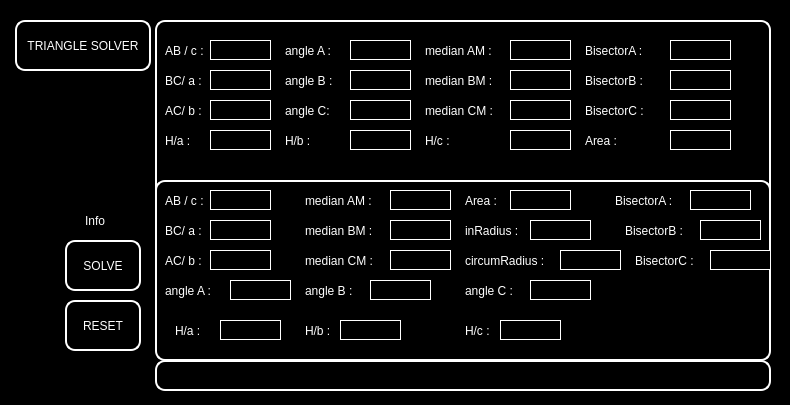
<?xml version="1.0" encoding="UTF-8"?>
<ui version="4.0">
 <class>MathHelper</class>
 <widget class="QMainWindow" name="MathHelper">
  <property name="geometry">
   <rect>
    <x>0</x>
    <y>0</y>
    <width>790</width>
    <height>405</height>
   </rect>
  </property>
  <property name="font">
   <font>
    <italic>false</italic>
    <bold>false</bold>
   </font>
  </property>
  <property name="windowTitle">
   <string>MainWindow</string>
  </property>
  <property name="styleSheet">
   <string notr="true">background-color:#000000;
color: rgb(255, 255, 255);</string>
  </property>
  <widget class="QWidget" name="centralwidget">
   <widget class="QPushButton" name="pushButton">
    <property name="geometry">
     <rect>
      <x>10</x>
      <y>20</y>
      <width>141</width>
      <height>51</height>
     </rect>
    </property>
    <property name="styleSheet">
     <string notr="true">margin-left:5px;border:2px solid rgb(255, 255, 255);border-radius:10px;
font: 8pt &quot;Terminal&quot;;color:rgb(255, 255, 255)</string>
    </property>
    <property name="text">
     <string>TRIANGLE SOLVER</string>
    </property>
   </widget>
   <widget class="QTableWidget" name="tableWidget">
    <property name="geometry">
     <rect>
      <x>150</x>
      <y>20</y>
      <width>621</width>
      <height>311</height>
     </rect>
    </property>
    <property name="styleSheet">
     <string notr="true">margin-left:5px;border:2px solid rgb(255, 255, 255);border-radius:10px;</string>
    </property>
   </widget>
   <widget class="QLabel" name="label">
    <property name="geometry">
     <rect>
      <x>160</x>
      <y>40</y>
      <width>51</width>
      <height>21</height>
     </rect>
    </property>
    <property name="styleSheet">
     <string notr="true">font: 9pt &quot;MS Reference Sans Serif&quot;;color:rgb(255, 255, 255);border:2px solid rgb(0, 0, 0)</string>
    </property>
    <property name="text">
     <string>AB / c :</string>
    </property>
   </widget>
   <widget class="QLabel" name="label_2">
    <property name="geometry">
     <rect>
      <x>160</x>
      <y>70</y>
      <width>51</width>
      <height>21</height>
     </rect>
    </property>
    <property name="styleSheet">
     <string notr="true">font: 9pt &quot;MS Reference Sans Serif&quot;;color:rgb(255, 255, 255);border:2px solid rgb(0, 0, 0)</string>
    </property>
    <property name="text">
     <string>BC/ a :</string>
    </property>
   </widget>
   <widget class="QLabel" name="label_3">
    <property name="geometry">
     <rect>
      <x>160</x>
      <y>100</y>
      <width>51</width>
      <height>21</height>
     </rect>
    </property>
    <property name="styleSheet">
     <string notr="true">font: 9pt &quot;MS Reference Sans Serif&quot;;color:rgb(255, 255, 255);border:2px solid rgb(0, 0, 0)</string>
    </property>
    <property name="text">
     <string>AC/ b :</string>
    </property>
   </widget>
   <widget class="QLabel" name="label_4">
    <property name="geometry">
     <rect>
      <x>420</x>
      <y>40</y>
      <width>91</width>
      <height>21</height>
     </rect>
    </property>
    <property name="styleSheet">
     <string notr="true">font: 9pt &quot;MS Reference Sans Serif&quot;;color:rgb(255, 255, 255);border:2px solid rgb(0, 0, 0)</string>
    </property>
    <property name="text">
     <string>median AM :</string>
    </property>
   </widget>
   <widget class="QLabel" name="label_5">
    <property name="geometry">
     <rect>
      <x>420</x>
      <y>70</y>
      <width>91</width>
      <height>21</height>
     </rect>
    </property>
    <property name="styleSheet">
     <string notr="true">font: 9pt &quot;MS Reference Sans Serif&quot;;color:rgb(255, 255, 255);border:2px solid rgb(0, 0, 0)</string>
    </property>
    <property name="text">
     <string>median BM :</string>
    </property>
   </widget>
   <widget class="QLabel" name="label_6">
    <property name="geometry">
     <rect>
      <x>420</x>
      <y>100</y>
      <width>91</width>
      <height>21</height>
     </rect>
    </property>
    <property name="styleSheet">
     <string notr="true">font: 9pt &quot;MS Reference Sans Serif&quot;;color:rgb(255, 255, 255);border:2px solid rgb(0, 0, 0)</string>
    </property>
    <property name="text">
     <string>median CM :</string>
    </property>
   </widget>
   <widget class="QLabel" name="label_7">
    <property name="geometry">
     <rect>
      <x>580</x>
      <y>130</y>
      <width>51</width>
      <height>21</height>
     </rect>
    </property>
    <property name="styleSheet">
     <string notr="true">font: 9pt &quot;MS Reference Sans Serif&quot;;color:rgb(255, 255, 255);border:2px solid rgb(0, 0, 0)</string>
    </property>
    <property name="text">
     <string>Area :</string>
    </property>
   </widget>
   <widget class="QLineEdit" name="lineEdit_CM">
    <property name="geometry">
     <rect>
      <x>510</x>
      <y>100</y>
      <width>61</width>
      <height>20</height>
     </rect>
    </property>
    <property name="styleSheet">
     <string notr="true">border:1px solid rgb(255, 255, 255)</string>
    </property>
   </widget>
   <widget class="QLineEdit" name="lineEdit_BM">
    <property name="geometry">
     <rect>
      <x>510</x>
      <y>70</y>
      <width>61</width>
      <height>20</height>
     </rect>
    </property>
    <property name="styleSheet">
     <string notr="true">border:1px solid rgb(255, 255, 255)</string>
    </property>
   </widget>
   <widget class="QLineEdit" name="lineEdit_BC">
    <property name="geometry">
     <rect>
      <x>210</x>
      <y>70</y>
      <width>61</width>
      <height>20</height>
     </rect>
    </property>
    <property name="styleSheet">
     <string notr="true">border:1px solid rgb(255, 255, 255)</string>
    </property>
   </widget>
   <widget class="QLineEdit" name="lineEdit_AM">
    <property name="geometry">
     <rect>
      <x>510</x>
      <y>40</y>
      <width>61</width>
      <height>20</height>
     </rect>
    </property>
    <property name="styleSheet">
     <string notr="true">border:1px solid rgb(255, 255, 255)</string>
    </property>
   </widget>
   <widget class="QLineEdit" name="lineEdit_AC">
    <property name="geometry">
     <rect>
      <x>210</x>
      <y>100</y>
      <width>61</width>
      <height>20</height>
     </rect>
    </property>
    <property name="styleSheet">
     <string notr="true">border:1px solid rgb(255, 255, 255)</string>
    </property>
   </widget>
   <widget class="QLineEdit" name="lineEdit_AB">
    <property name="geometry">
     <rect>
      <x>210</x>
      <y>40</y>
      <width>61</width>
      <height>20</height>
     </rect>
    </property>
    <property name="styleSheet">
     <string notr="true">border:1px solid rgb(255, 255, 255)</string>
    </property>
   </widget>
   <widget class="QLineEdit" name="lineEdit_Area">
    <property name="geometry">
     <rect>
      <x>670</x>
      <y>130</y>
      <width>61</width>
      <height>20</height>
     </rect>
    </property>
    <property name="styleSheet">
     <string notr="true">border:1px solid rgb(255, 255, 255)</string>
    </property>
   </widget>
   <widget class="QTableView" name="tableView">
    <property name="geometry">
     <rect>
      <x>150</x>
      <y>180</y>
      <width>621</width>
      <height>181</height>
     </rect>
    </property>
    <property name="styleSheet">
     <string notr="true">margin-left:5px;border:2px solid rgb(255, 255, 255);border-radius:10px;</string>
    </property>
   </widget>
   <widget class="QLabel" name="label_8">
    <property name="geometry">
     <rect>
      <x>160</x>
      <y>190</y>
      <width>51</width>
      <height>21</height>
     </rect>
    </property>
    <property name="styleSheet">
     <string notr="true">font: 9pt &quot;MS Reference Sans Serif&quot;;color:rgb(255, 255, 255);border:2px solid rgb(0, 0, 0)</string>
    </property>
    <property name="text">
     <string>AB / c :</string>
    </property>
   </widget>
   <widget class="QLabel" name="label_9">
    <property name="geometry">
     <rect>
      <x>160</x>
      <y>220</y>
      <width>51</width>
      <height>21</height>
     </rect>
    </property>
    <property name="styleSheet">
     <string notr="true">font: 9pt &quot;MS Reference Sans Serif&quot;;color:rgb(255, 255, 255);border:2px solid rgb(0, 0, 0)</string>
    </property>
    <property name="text">
     <string>BC/ a :</string>
    </property>
   </widget>
   <widget class="QLabel" name="label_10">
    <property name="geometry">
     <rect>
      <x>160</x>
      <y>250</y>
      <width>51</width>
      <height>21</height>
     </rect>
    </property>
    <property name="styleSheet">
     <string notr="true">font: 9pt &quot;MS Reference Sans Serif&quot;;color:rgb(255, 255, 255);border:2px solid rgb(0, 0, 0)</string>
    </property>
    <property name="text">
     <string>AC/ b :</string>
    </property>
   </widget>
   <widget class="QLabel" name="label_11">
    <property name="geometry">
     <rect>
      <x>300</x>
      <y>190</y>
      <width>91</width>
      <height>21</height>
     </rect>
    </property>
    <property name="styleSheet">
     <string notr="true">font: 9pt &quot;MS Reference Sans Serif&quot;;color:rgb(255, 255, 255);border:2px solid rgb(0, 0, 0)</string>
    </property>
    <property name="text">
     <string>median AM :</string>
    </property>
   </widget>
   <widget class="QLabel" name="label_12">
    <property name="geometry">
     <rect>
      <x>300</x>
      <y>220</y>
      <width>91</width>
      <height>21</height>
     </rect>
    </property>
    <property name="styleSheet">
     <string notr="true">font: 9pt &quot;MS Reference Sans Serif&quot;;color:rgb(255, 255, 255);border:2px solid rgb(0, 0, 0)</string>
    </property>
    <property name="text">
     <string>median BM :</string>
    </property>
   </widget>
   <widget class="QLabel" name="label_13">
    <property name="geometry">
     <rect>
      <x>300</x>
      <y>250</y>
      <width>91</width>
      <height>21</height>
     </rect>
    </property>
    <property name="styleSheet">
     <string notr="true">font: 9pt &quot;MS Reference Sans Serif&quot;;color:rgb(255, 255, 255);border:2px solid rgb(0, 0, 0)</string>
    </property>
    <property name="text">
     <string>median CM :</string>
    </property>
   </widget>
   <widget class="QLabel" name="label_14">
    <property name="geometry">
     <rect>
      <x>460</x>
      <y>190</y>
      <width>51</width>
      <height>21</height>
     </rect>
    </property>
    <property name="styleSheet">
     <string notr="true">font: 9pt &quot;MS Reference Sans Serif&quot;;color:rgb(255, 255, 255);border:2px solid rgb(0, 0, 0)</string>
    </property>
    <property name="text">
     <string>Area :</string>
    </property>
   </widget>
   <widget class="QLabel" name="label_15">
    <property name="geometry">
     <rect>
      <x>460</x>
      <y>220</y>
      <width>71</width>
      <height>21</height>
     </rect>
    </property>
    <property name="styleSheet">
     <string notr="true">font: 9pt &quot;MS Reference Sans Serif&quot;;color:rgb(255, 255, 255);border:2px solid rgb(0, 0, 0)</string>
    </property>
    <property name="text">
     <string>inRadius :</string>
    </property>
   </widget>
   <widget class="QLabel" name="label_16">
    <property name="geometry">
     <rect>
      <x>460</x>
      <y>250</y>
      <width>101</width>
      <height>21</height>
     </rect>
    </property>
    <property name="styleSheet">
     <string notr="true">font: 9pt &quot;MS Reference Sans Serif&quot;;color:rgb(255, 255, 255);border:2px solid rgb(0, 0, 0)</string>
    </property>
    <property name="text">
     <string>circumRadius :</string>
    </property>
   </widget>
   <widget class="QPushButton" name="btnSolve">
    <property name="enabled">
     <bool>true</bool>
    </property>
    <property name="geometry">
     <rect>
      <x>60</x>
      <y>240</y>
      <width>81</width>
      <height>51</height>
     </rect>
    </property>
    <property name="styleSheet">
     <string notr="true">font: 10pt &quot;Yu Gothic UI Semibold&quot;;color:rgb(255, 255, 255);margin-left:5px;border:2px solid rgb(255, 255, 255);border-radius:10px;</string>
    </property>
    <property name="text">
     <string>SOLVE</string>
    </property>
   </widget>
   <widget class="QLabel" name="label_18">
    <property name="geometry">
     <rect>
      <x>160</x>
      <y>280</y>
      <width>61</width>
      <height>21</height>
     </rect>
    </property>
    <property name="styleSheet">
     <string notr="true">font: 9pt &quot;MS Reference Sans Serif&quot;;color:rgb(255, 255, 255);border:2px solid rgb(0, 0, 0)</string>
    </property>
    <property name="text">
     <string>angle A :</string>
    </property>
   </widget>
   <widget class="QLabel" name="label_19">
    <property name="geometry">
     <rect>
      <x>300</x>
      <y>280</y>
      <width>71</width>
      <height>21</height>
     </rect>
    </property>
    <property name="styleSheet">
     <string notr="true">font: 9pt &quot;MS Reference Sans Serif&quot;;color:rgb(255, 255, 255);border:2px solid rgb(0, 0, 0)</string>
    </property>
    <property name="text">
     <string>angle B : </string>
    </property>
   </widget>
   <widget class="QLabel" name="label_20">
    <property name="geometry">
     <rect>
      <x>460</x>
      <y>280</y>
      <width>71</width>
      <height>21</height>
     </rect>
    </property>
    <property name="styleSheet">
     <string notr="true">font: 9pt &quot;MS Reference Sans Serif&quot;;color:rgb(255, 255, 255);border:2px solid rgb(0, 0, 0)</string>
    </property>
    <property name="text">
     <string>angle C : </string>
    </property>
   </widget>
   <widget class="QLabel" name="label_17">
    <property name="geometry">
     <rect>
      <x>280</x>
      <y>40</y>
      <width>61</width>
      <height>21</height>
     </rect>
    </property>
    <property name="styleSheet">
     <string notr="true">font: 9pt &quot;MS Reference Sans Serif&quot;;color:rgb(255, 255, 255);border:2px solid rgb(0, 0, 0)</string>
    </property>
    <property name="text">
     <string>angle A :</string>
    </property>
   </widget>
   <widget class="QLabel" name="label_21">
    <property name="geometry">
     <rect>
      <x>280</x>
      <y>70</y>
      <width>61</width>
      <height>21</height>
     </rect>
    </property>
    <property name="styleSheet">
     <string notr="true">font: 9pt &quot;MS Reference Sans Serif&quot;;color:rgb(255, 255, 255);border:2px solid rgb(0, 0, 0)</string>
    </property>
    <property name="text">
     <string>angle B :</string>
    </property>
   </widget>
   <widget class="QLabel" name="label_22">
    <property name="geometry">
     <rect>
      <x>280</x>
      <y>100</y>
      <width>61</width>
      <height>21</height>
     </rect>
    </property>
    <property name="styleSheet">
     <string notr="true">font: 9pt &quot;MS Reference Sans Serif&quot;;color:rgb(255, 255, 255);border:2px solid rgb(0, 0, 0)</string>
    </property>
    <property name="text">
     <string>angle C:</string>
    </property>
   </widget>
   <widget class="QLineEdit" name="lineEdit_angleB">
    <property name="geometry">
     <rect>
      <x>350</x>
      <y>70</y>
      <width>61</width>
      <height>20</height>
     </rect>
    </property>
    <property name="styleSheet">
     <string notr="true">border:1px solid rgb(255, 255, 255)</string>
    </property>
   </widget>
   <widget class="QLineEdit" name="lineEdit_angleC">
    <property name="geometry">
     <rect>
      <x>350</x>
      <y>100</y>
      <width>61</width>
      <height>20</height>
     </rect>
    </property>
    <property name="styleSheet">
     <string notr="true">border:1px solid rgb(255, 255, 255)</string>
    </property>
   </widget>
   <widget class="QLineEdit" name="lineEdit_angleA">
    <property name="geometry">
     <rect>
      <x>350</x>
      <y>40</y>
      <width>61</width>
      <height>20</height>
     </rect>
    </property>
    <property name="styleSheet">
     <string notr="true">border:1px solid rgb(255, 255, 255)</string>
    </property>
   </widget>
   <widget class="QLineEdit" name="lineEdit_Error">
    <property name="geometry">
     <rect>
      <x>150</x>
      <y>360</y>
      <width>621</width>
      <height>31</height>
     </rect>
    </property>
    <property name="styleSheet">
     <string notr="true">margin-left:5px;border:2px solid rgb(255, 255, 255);border-radius:10px;</string>
    </property>
   </widget>
   <widget class="QLineEdit" name="lineEdit_AB_result">
    <property name="geometry">
     <rect>
      <x>210</x>
      <y>190</y>
      <width>61</width>
      <height>20</height>
     </rect>
    </property>
    <property name="styleSheet">
     <string notr="true">border:1px solid rgb(255, 255, 255)</string>
    </property>
    <property name="readOnly">
     <bool>true</bool>
    </property>
   </widget>
   <widget class="QLineEdit" name="lineEdit_BC_result">
    <property name="geometry">
     <rect>
      <x>210</x>
      <y>220</y>
      <width>61</width>
      <height>20</height>
     </rect>
    </property>
    <property name="styleSheet">
     <string notr="true">border:1px solid rgb(255, 255, 255)</string>
    </property>
    <property name="readOnly">
     <bool>true</bool>
    </property>
   </widget>
   <widget class="QLineEdit" name="lineEdit_AC_result">
    <property name="geometry">
     <rect>
      <x>210</x>
      <y>250</y>
      <width>61</width>
      <height>20</height>
     </rect>
    </property>
    <property name="styleSheet">
     <string notr="true">border:1px solid rgb(255, 255, 255)</string>
    </property>
    <property name="readOnly">
     <bool>true</bool>
    </property>
   </widget>
   <widget class="QLineEdit" name="lineEdit_angleA_result">
    <property name="geometry">
     <rect>
      <x>230</x>
      <y>280</y>
      <width>61</width>
      <height>20</height>
     </rect>
    </property>
    <property name="styleSheet">
     <string notr="true">border:1px solid rgb(255, 255, 255)</string>
    </property>
    <property name="readOnly">
     <bool>true</bool>
    </property>
   </widget>
   <widget class="QLineEdit" name="lineEdit_AM_result">
    <property name="geometry">
     <rect>
      <x>390</x>
      <y>190</y>
      <width>61</width>
      <height>20</height>
     </rect>
    </property>
    <property name="styleSheet">
     <string notr="true">border:1px solid rgb(255, 255, 255)</string>
    </property>
    <property name="readOnly">
     <bool>true</bool>
    </property>
   </widget>
   <widget class="QLineEdit" name="lineEdit_BM_result">
    <property name="geometry">
     <rect>
      <x>390</x>
      <y>220</y>
      <width>61</width>
      <height>20</height>
     </rect>
    </property>
    <property name="styleSheet">
     <string notr="true">border:1px solid rgb(255, 255, 255)</string>
    </property>
    <property name="readOnly">
     <bool>true</bool>
    </property>
   </widget>
   <widget class="QLineEdit" name="lineEdit_CM_result">
    <property name="geometry">
     <rect>
      <x>390</x>
      <y>250</y>
      <width>61</width>
      <height>20</height>
     </rect>
    </property>
    <property name="styleSheet">
     <string notr="true">border:1px solid rgb(255, 255, 255)</string>
    </property>
    <property name="readOnly">
     <bool>true</bool>
    </property>
   </widget>
   <widget class="QLineEdit" name="lineEdit_angleB_result">
    <property name="geometry">
     <rect>
      <x>370</x>
      <y>280</y>
      <width>61</width>
      <height>20</height>
     </rect>
    </property>
    <property name="styleSheet">
     <string notr="true">border:1px solid rgb(255, 255, 255)</string>
    </property>
    <property name="readOnly">
     <bool>true</bool>
    </property>
   </widget>
   <widget class="QLineEdit" name="lineEdit_Area_result">
    <property name="geometry">
     <rect>
      <x>510</x>
      <y>190</y>
      <width>61</width>
      <height>20</height>
     </rect>
    </property>
    <property name="styleSheet">
     <string notr="true">border:1px solid rgb(255, 255, 255)</string>
    </property>
    <property name="readOnly">
     <bool>true</bool>
    </property>
   </widget>
   <widget class="QLineEdit" name="lineEdit_inRadius_result">
    <property name="geometry">
     <rect>
      <x>530</x>
      <y>220</y>
      <width>61</width>
      <height>20</height>
     </rect>
    </property>
    <property name="styleSheet">
     <string notr="true">border:1px solid rgb(255, 255, 255)</string>
    </property>
    <property name="readOnly">
     <bool>true</bool>
    </property>
   </widget>
   <widget class="QLineEdit" name="lineEdit_circumRadius_result">
    <property name="geometry">
     <rect>
      <x>560</x>
      <y>250</y>
      <width>61</width>
      <height>20</height>
     </rect>
    </property>
    <property name="styleSheet">
     <string notr="true">border:1px solid rgb(255, 255, 255)</string>
    </property>
    <property name="readOnly">
     <bool>true</bool>
    </property>
   </widget>
   <widget class="QLineEdit" name="lineEdit_angleC_result">
    <property name="geometry">
     <rect>
      <x>530</x>
      <y>280</y>
      <width>61</width>
      <height>20</height>
     </rect>
    </property>
    <property name="styleSheet">
     <string notr="true">border:1px solid rgb(255, 255, 255)</string>
    </property>
    <property name="readOnly">
     <bool>true</bool>
    </property>
   </widget>
   <widget class="QPushButton" name="btnReset">
    <property name="enabled">
     <bool>true</bool>
    </property>
    <property name="geometry">
     <rect>
      <x>60</x>
      <y>300</y>
      <width>81</width>
      <height>51</height>
     </rect>
    </property>
    <property name="styleSheet">
     <string notr="true">margin-left:5px;border:2px solid rgb(255, 255, 255);border-radius:10px;font: 10pt &quot;Yu Gothic UI Semibold&quot;;color:rgb(255, 255, 255)</string>
    </property>
    <property name="text">
     <string>RESET</string>
    </property>
   </widget>
   <widget class="QLabel" name="more_info">
    <property name="geometry">
     <rect>
      <x>80</x>
      <y>210</y>
      <width>31</width>
      <height>21</height>
     </rect>
    </property>
    <property name="styleSheet">
     <string notr="true">font: 7pt &quot;MS Reference Sans Serif&quot;;color:rgb(255, 255, 255);border:2px solid rgb(0, 0, 0)</string>
    </property>
    <property name="text">
     <string>Info</string>
    </property>
   </widget>
   <widget class="QLabel" name="label_23">
    <property name="geometry">
     <rect>
      <x>580</x>
      <y>70</y>
      <width>81</width>
      <height>21</height>
     </rect>
    </property>
    <property name="styleSheet">
     <string notr="true">font: 9pt &quot;MS Reference Sans Serif&quot;;color:rgb(255, 255, 255);border:2px solid rgb(0, 0, 0)</string>
    </property>
    <property name="text">
     <string>BisectorB :</string>
    </property>
   </widget>
   <widget class="QLineEdit" name="lineEdit_BiA">
    <property name="geometry">
     <rect>
      <x>670</x>
      <y>40</y>
      <width>61</width>
      <height>20</height>
     </rect>
    </property>
    <property name="styleSheet">
     <string notr="true">border:1px solid rgb(255, 255, 255)</string>
    </property>
   </widget>
   <widget class="QLabel" name="label_24">
    <property name="geometry">
     <rect>
      <x>580</x>
      <y>40</y>
      <width>81</width>
      <height>21</height>
     </rect>
    </property>
    <property name="styleSheet">
     <string notr="true">font: 9pt &quot;MS Reference Sans Serif&quot;;color:rgb(255, 255, 255);border:2px solid rgb(0, 0, 0)</string>
    </property>
    <property name="text">
     <string>BisectorA :</string>
    </property>
   </widget>
   <widget class="QLineEdit" name="lineEdit_BiB">
    <property name="geometry">
     <rect>
      <x>670</x>
      <y>70</y>
      <width>61</width>
      <height>20</height>
     </rect>
    </property>
    <property name="styleSheet">
     <string notr="true">border:1px solid rgb(255, 255, 255)</string>
    </property>
   </widget>
   <widget class="QLineEdit" name="lineEdit_BiC">
    <property name="geometry">
     <rect>
      <x>670</x>
      <y>100</y>
      <width>61</width>
      <height>20</height>
     </rect>
    </property>
    <property name="styleSheet">
     <string notr="true">border:1px solid rgb(255, 255, 255)</string>
    </property>
   </widget>
   <widget class="QLineEdit" name="lineEdit_Hc">
    <property name="geometry">
     <rect>
      <x>510</x>
      <y>130</y>
      <width>61</width>
      <height>20</height>
     </rect>
    </property>
    <property name="styleSheet">
     <string notr="true">border:1px solid rgb(255, 255, 255)</string>
    </property>
    <property name="readOnly">
     <bool>true</bool>
    </property>
   </widget>
   <widget class="QLineEdit" name="lineEdit_Hb">
    <property name="geometry">
     <rect>
      <x>350</x>
      <y>130</y>
      <width>61</width>
      <height>20</height>
     </rect>
    </property>
    <property name="styleSheet">
     <string notr="true">border:1px solid rgb(255, 255, 255)</string>
    </property>
    <property name="readOnly">
     <bool>true</bool>
    </property>
   </widget>
   <widget class="QLineEdit" name="lineEdit_Ha">
    <property name="geometry">
     <rect>
      <x>210</x>
      <y>130</y>
      <width>61</width>
      <height>20</height>
     </rect>
    </property>
    <property name="styleSheet">
     <string notr="true">border:1px solid rgb(255, 255, 255)</string>
    </property>
    <property name="readOnly">
     <bool>true</bool>
    </property>
   </widget>
   <widget class="QLabel" name="label_25">
    <property name="geometry">
     <rect>
      <x>160</x>
      <y>130</y>
      <width>41</width>
      <height>21</height>
     </rect>
    </property>
    <property name="styleSheet">
     <string notr="true">font: 9pt &quot;MS Reference Sans Serif&quot;;color:rgb(255, 255, 255);border:2px solid rgb(0, 0, 0)</string>
    </property>
    <property name="text">
     <string>H/a :</string>
    </property>
   </widget>
   <widget class="QLabel" name="label_26">
    <property name="geometry">
     <rect>
      <x>280</x>
      <y>130</y>
      <width>51</width>
      <height>21</height>
     </rect>
    </property>
    <property name="styleSheet">
     <string notr="true">font: 9pt &quot;MS Reference Sans Serif&quot;;color:rgb(255, 255, 255);border:2px solid rgb(0, 0, 0)</string>
    </property>
    <property name="text">
     <string>H/b :</string>
    </property>
   </widget>
   <widget class="QLabel" name="label_27">
    <property name="geometry">
     <rect>
      <x>420</x>
      <y>130</y>
      <width>41</width>
      <height>21</height>
     </rect>
    </property>
    <property name="styleSheet">
     <string notr="true">font: 9pt &quot;MS Reference Sans Serif&quot;;color:rgb(255, 255, 255);border:2px solid rgb(0, 0, 0)</string>
    </property>
    <property name="text">
     <string>H/c :</string>
    </property>
   </widget>
   <widget class="QLabel" name="label_28">
    <property name="geometry">
     <rect>
      <x>580</x>
      <y>100</y>
      <width>81</width>
      <height>21</height>
     </rect>
    </property>
    <property name="styleSheet">
     <string notr="true">font: 9pt &quot;MS Reference Sans Serif&quot;;color:rgb(255, 255, 255);border:2px solid rgb(0, 0, 0)</string>
    </property>
    <property name="text">
     <string>BisectorC :</string>
    </property>
   </widget>
   <widget class="QLabel" name="label_29">
    <property name="geometry">
     <rect>
      <x>610</x>
      <y>190</y>
      <width>81</width>
      <height>21</height>
     </rect>
    </property>
    <property name="styleSheet">
     <string notr="true">font: 9pt &quot;MS Reference Sans Serif&quot;;color:rgb(255, 255, 255);border:2px solid rgb(0, 0, 0)</string>
    </property>
    <property name="text">
     <string>BisectorA :</string>
    </property>
   </widget>
   <widget class="QLabel" name="label_30">
    <property name="geometry">
     <rect>
      <x>620</x>
      <y>220</y>
      <width>81</width>
      <height>21</height>
     </rect>
    </property>
    <property name="styleSheet">
     <string notr="true">font: 9pt &quot;MS Reference Sans Serif&quot;;color:rgb(255, 255, 255);border:2px solid rgb(0, 0, 0)</string>
    </property>
    <property name="text">
     <string>BisectorB :</string>
    </property>
   </widget>
   <widget class="QLabel" name="label_31">
    <property name="geometry">
     <rect>
      <x>630</x>
      <y>250</y>
      <width>81</width>
      <height>21</height>
     </rect>
    </property>
    <property name="styleSheet">
     <string notr="true">font: 9pt &quot;MS Reference Sans Serif&quot;;color:rgb(255, 255, 255);border:2px solid rgb(0, 0, 0)</string>
    </property>
    <property name="text">
     <string>BisectorC :</string>
    </property>
   </widget>
   <widget class="QLabel" name="label_32">
    <property name="geometry">
     <rect>
      <x>170</x>
      <y>320</y>
      <width>41</width>
      <height>21</height>
     </rect>
    </property>
    <property name="styleSheet">
     <string notr="true">font: 9pt &quot;MS Reference Sans Serif&quot;;color:rgb(255, 255, 255);border:2px solid rgb(0, 0, 0)</string>
    </property>
    <property name="text">
     <string>H/a :</string>
    </property>
   </widget>
   <widget class="QLabel" name="label_33">
    <property name="geometry">
     <rect>
      <x>300</x>
      <y>320</y>
      <width>51</width>
      <height>21</height>
     </rect>
    </property>
    <property name="styleSheet">
     <string notr="true">font: 9pt &quot;MS Reference Sans Serif&quot;;color:rgb(255, 255, 255);border:2px solid rgb(0, 0, 0)</string>
    </property>
    <property name="text">
     <string>H/b :</string>
    </property>
   </widget>
   <widget class="QLabel" name="label_34">
    <property name="geometry">
     <rect>
      <x>460</x>
      <y>320</y>
      <width>41</width>
      <height>21</height>
     </rect>
    </property>
    <property name="styleSheet">
     <string notr="true">font: 9pt &quot;MS Reference Sans Serif&quot;;color:rgb(255, 255, 255);border:2px solid rgb(0, 0, 0)</string>
    </property>
    <property name="text">
     <string>H/c :</string>
    </property>
   </widget>
   <widget class="QLineEdit" name="lineEdit_BiA_result">
    <property name="geometry">
     <rect>
      <x>690</x>
      <y>190</y>
      <width>61</width>
      <height>20</height>
     </rect>
    </property>
    <property name="styleSheet">
     <string notr="true">border:1px solid rgb(255, 255, 255)</string>
    </property>
   </widget>
   <widget class="QLineEdit" name="lineEdit_BiB_result">
    <property name="geometry">
     <rect>
      <x>700</x>
      <y>220</y>
      <width>61</width>
      <height>20</height>
     </rect>
    </property>
    <property name="styleSheet">
     <string notr="true">border:1px solid rgb(255, 255, 255)</string>
    </property>
   </widget>
   <widget class="QLineEdit" name="lineEdit_BiC_result">
    <property name="geometry">
     <rect>
      <x>710</x>
      <y>250</y>
      <width>61</width>
      <height>20</height>
     </rect>
    </property>
    <property name="styleSheet">
     <string notr="true">border:1px solid rgb(255, 255, 255)</string>
    </property>
   </widget>
   <widget class="QLineEdit" name="lineEdit_Ha_result">
    <property name="geometry">
     <rect>
      <x>220</x>
      <y>320</y>
      <width>61</width>
      <height>20</height>
     </rect>
    </property>
    <property name="styleSheet">
     <string notr="true">border:1px solid rgb(255, 255, 255)</string>
    </property>
   </widget>
   <widget class="QLineEdit" name="lineEdit_Hb_result">
    <property name="geometry">
     <rect>
      <x>340</x>
      <y>320</y>
      <width>61</width>
      <height>20</height>
     </rect>
    </property>
    <property name="styleSheet">
     <string notr="true">border:1px solid rgb(255, 255, 255)</string>
    </property>
   </widget>
   <widget class="QLineEdit" name="lineEdit_Hc_result">
    <property name="geometry">
     <rect>
      <x>500</x>
      <y>320</y>
      <width>61</width>
      <height>20</height>
     </rect>
    </property>
    <property name="styleSheet">
     <string notr="true">border:1px solid rgb(255, 255, 255)</string>
    </property>
   </widget>
  </widget>
 </widget>
 <resources/>
 <connections/>
</ui>
